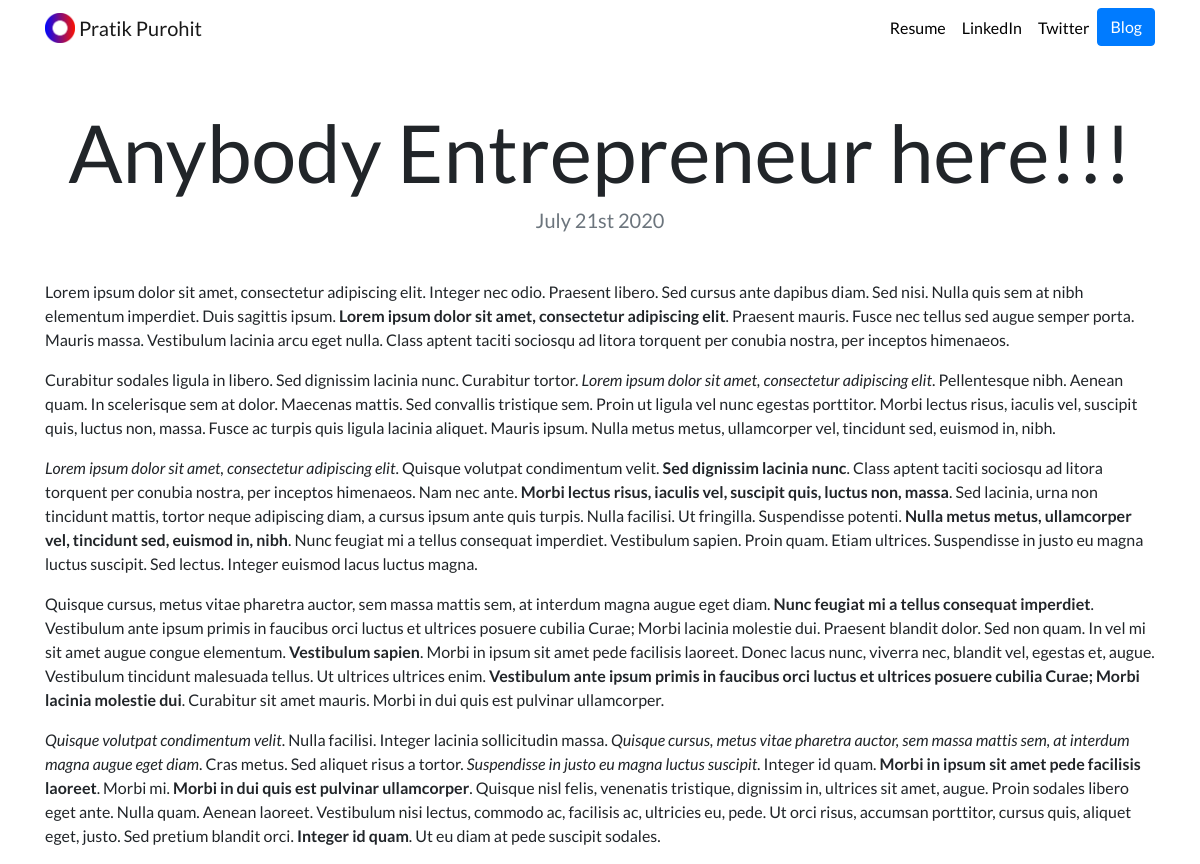
The app's page /blog/4/ with its own data.
### blog/models.py (models this page shows)
class Blog(models.Model):
    title = models.CharField(max_length=200)
    description = models.TextField()
    date = models.DateField()

### blog/views.py (the view)
# urls.py: path('<int:blog_id>/', views.detail, name='detail'),
def detail(request, blog_id):
    blog = get_object_or_404(Blog, pk=blog_id)
    return render(request, 'blog/detail.html',{'blog':blog})

### blog/templates/blog/detail.html
{% extends "portfolio/base.html" %}
{% load static %}
{% block content %}
<h1 class="text-center mt-5" id="blogdetailtitle">{{ blog.title }}</h1>
<h5 class="text-center text-muted mb-5">{{ blog.date|date:'F jS Y' }}</h5>
{{ blog.description|safe }}
{% endblock %}

### portfolio/static/portfolio/custom.css (style rules this page uses)
body { font-family: 'Lato', sans-serif; }
@media (min-width: 992px) { #blogdetailtitle { font-size: 5rem; } }

### records on screen
Blog: title "Anybody Entrepreneur here!!!", date "July 21st 2020", description "Lorem ipsum dolor sit amet, consectetur adipiscing elit. Integer nec odio. Praesent libero. Sed cursus ante dapibus diam. Sed nisi. Nulla quis sem at nibh elementum imperdiet. Duis sagittis ipsum. Lorem ipsum dolor sit amet, consectetur adipiscing elit . Praesent mauris. Fusce nec tellus sed augue semper porta. Mauris massa. Vestibulum lacinia arcu eget nulla. Class aptent taciti sociosqu ad litora torquent per conubia nostra, per inceptos himenaeos. Curabitur sodales ligula in libero. Sed dignissim lacinia nunc. Curabitur tortor. Lorem ipsum dolor sit amet, consectetur adipiscing elit . Pellentesque nibh. Aenean quam. In scelerisque sem at dolor. Maecenas mattis. Sed convallis tristique…"
